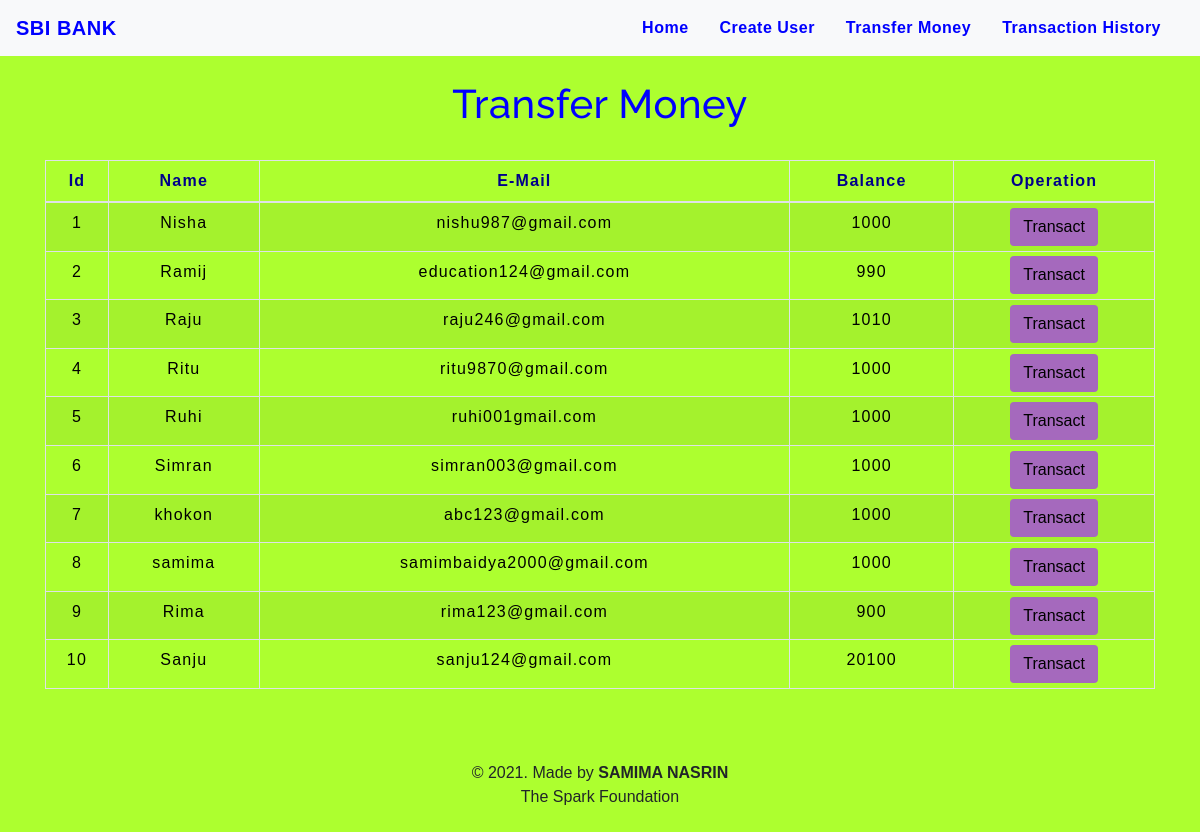
The app's page /transfermoney.php with its own data.
### tables this page shows
CREATE TABLE `users` (
  `id` int(3) NOT NULL,
  `name` text NOT NULL,
  `email` varchar(30) NOT NULL,
  `balance` int(8) NOT NULL
);

### transfermoney.php (the view, shortened to what this page needs)
<!DOCTYPE html>
<html lang="en">
<head>
    <link rel="stylesheet" href="https://maxcdn.bootstrapcdn.com/bootstrap/4.0.0/css/bootstrap.min.css">
    <link rel="stylesheet" type="text/css" href="css/table.css">
    <link rel="stylesheet" type="text/css" href="css/navbar.css">
</head>
<body style="background-color : greenyellow;">
<?php
    include 'config.php';
    $sql = "SELECT * FROM users";
    $result = mysqli_query($conn,$sql);
?>
<?php
  include 'navbar.php';
?>
<div class="container">
        <h2 class="text-center pt-4" style="color : blue;">Transfer Money</h2>
        <br>
            <div class="row">
                <div class="col">
                    <div class="table-responsive-sm">
                    <table class="table table-hover table-sm table-striped table-condensed table-bordered" style="border-color:black;">
                        <thead style="color : darkblue;">
                            <tr>
                            <th scope="col" class="text-center py-2">Id</th>
                            <th scope="col" class="text-center py-2">Name</th>
                            <th scope="col" class="text-center py-2">E-Mail</th>
                            <th scope="col" class="text-center py-2">Balance</th>
                            <th scope="col" class="text-center py-2">Operation</th>
                            </tr>
                        </thead>
                        <tbody>
                <?php
                $num=1;
                    while($rows=mysqli_fetch_assoc($result)){
                ?>
                    <tr style="color : black;">
                        <td class="py-2"><?php echo $num  ?></td>
                        <td class="py-2"><?php echo $rows['name']?></td>
                        <td class="py-2"><?php echo $rows['email']?></td>
                        <td class="py-2"><?php echo $rows['balance']?></td>
                        <td><a href="selecteduserdetail.php?id= <?php echo $rows['id'] ;?>"> <button type="button" class="btn" style="background-color : #A569BD;">Transact</button></a></td>
                    </tr>
                <?php
                $num++;
                    }
                ?>
                        </tbody>
                    </table>
                    </div>
                </div>
            </div>
         </div>
         <footer class="text-center mt-5 py-2">
            <p>&copy 2021. Made by <b>SAMIMA NASRIN</b> <br> The Spark Foundation</p>
        </footer>
</body>
</html>

### css/table.css (style rules this page uses)
* { padding: 0; margin: 0; box-sizing: border-box; font-family: sans-serif; }
h2 { font-size: 40px; }
table { letter-spacing: 1.2px; }
td { text-align: center; }
button { border:black; background: #d9d9d9; transition: 1s; }

### css/navbar.css (style rules this page uses)
h2 { color: #4C4B4B; letter-spacing: 0.5px; font-family: raleway; }

### transfermoney.php (style rules this page uses)
button { transition: 1.5s; }

### records on screen
users: name "Nisha", email "nishu987@gmail.com", balance "1000"
users: name "Ramij", email "education124@gmail.com", balance "990"
users: name "Raju", email "raju246@gmail.com", balance "1010"
users: name "Ritu", email "ritu9870@gmail.com", balance "1000"
users: name "Ruhi", email "ruhi001gmail.com", balance "1000"
users: name "Simran", email "simran003@gmail.com", balance "1000"
users: name "khokon", email "abc123@gmail.com", balance "1000"
users: name "samima", email "samimbaidya2000@gmail.com", balance "1000"
users: name "Rima", email "rima123@gmail.com", balance "900"
users: name "Sanju", email "sanju124@gmail.com", balance "20100"
